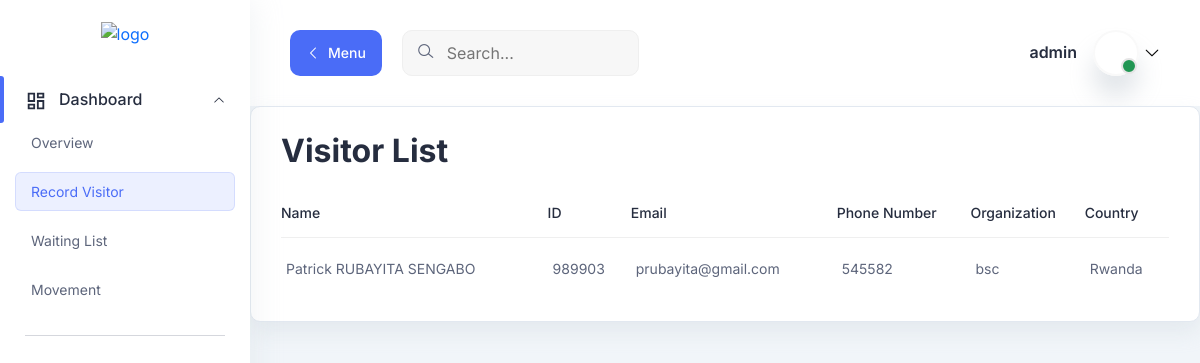
Screenshot of /visitor-list/ (signed in) with the database file from the repository.
### records/models.py (models this page shows, shortened)
class WaitingList(models.Model):
    id_passport_nbr = models.CharField(max_length=100, primary_key=True)
    first_name = models.CharField(max_length=100)
    surname = models.CharField(max_length=100)
    organization = models.CharField(max_length=100)
    position = models.CharField(max_length=100)
    country_of_origin = models.CharField(max_length=100)
    email = models.EmailField()
    address = models.CharField(max_length=200)
    mobile_phone = models.CharField(max_length=20)

### records/decorators.py (the view)
    def wrapper(request, *args, **kwargs):
        if not request.user.is_authenticated:
            return redirect('records:login')  # Redirect to login page if user is not authenticated
        return view_func(request, *args, **kwargs)

### records/views.py (called while the page is built)
@login_required
def visitor_list(request):
    waitinglist=WaitingList.objects.all().values()
    template = loader.get_template('records/visitor_list.html')
    context = {'waitinglist': waitinglist }
    return HttpResponse(template.render(context, request))

### records/templates/records/visitor_list.html (shortened to what this page needs)
{% extends "base.html" %}
{% load static %}
{% block content %}
<main class="main-wrapper">
<header class="header">
    <div class="container-fluid">
      <div class="row">
        <div class="col-lg-5 col-md-5 col-6">
          <div class="header-left d-flex align-items-center">
            <div class="menu-toggle-btn mr-20">
              <button
                id="menu-toggle"
                class="main-btn primary-btn btn-hover"
              >
                <i class="lni lni-chevron-left me-2"></i> Menu
              </button>
            </div>
            <div class="header-search d-none d-md-flex">
              <form action="#">
                <input type="text" placeholder="Search..." />
                <button><i class="lni lni-search-alt"></i></button>
              </form>
            </div>
          </div>
        </div>
        <div class="col-lg-7 col-md-7 col-6">
          <div class="header-right">
            <div class="profile-box ml-15">
              <button
                class="dropdown-toggle bg-transparent border-0"
                type="button"
                id="profile"
                data-bs-toggle="dropdown"
                aria-expanded="false"
              >
                <div class="profile-info">
                  <div class="info">
                    {% if user.is_authenticated %}
                    <h6>{{ user.username }}</h6>
                    {% endif %}
                    <div class="image">
                      <span class="status"></span>
                    </div>
                  </div>
                </div>
                <i class="lni lni-chevron-down"></i>
              </button>
            </div>
          </div>
        </div>
      </div>
    </div>
  </header>
<section class="table-components">
        <div class="tables-wrapper">
        <div class="row">
            <div class="col-lg-12">
            <div class="card-style mb-30">
                <h1 class="mb-10">Visitor List</h1>
                <div class="table-wrapper table-responsive">
                <table class="table">
                    <thead>
                    <tr>
                        <th><h6>Name</h6></th>
                        <th><h6>ID</h6></th>
                        <th><h6>Email</h6></th>
                        <th><h6>Phone Number</h6></th>
                        <th><h6>Organization</h6></th>
                        <th><h6>Country</h6></th>
                    </tr>
                    </thead>
                    <tbody>
                    {% for visitor in waitinglist %}
                    <tr>
                        <td class="min-width">
                          <p><a href="#" class="open-form-popup" data-visitor-id="{{ visitor.id_passport_nbr }}">{{ visitor.first_name }} {{ visitor.surname }}</a></p>                        </td>
                        <td class="min-width">
                            <p>{{ visitor.id_passport_nbr }}</p>
                        </td>
                        <td class="min-width">
                        <p>{{ visitor.email }}</p>
                        </td>
                        <td class="min-width">
                        <p>{{ visitor.mobile_phone }}</p>
                        </td>
                        <td class="min-width">
                            <p>{{ visitor.organization }}</p>
                        </td>
                        <td class="min-width">
                          <p>{{ visitor.country_of_origin }}</p>
                      </td>
                    </tr>
                    {% endfor %}
                    </tbody>
                </table>
                </div>
            </div>
            </div>
    </div>
    </div>
</section>
</main>
{% endblock content %}

### static/assets/css/fullcalendar.css (style rules this page uses)
:root { --fc-daygrid-event-dot-width:8px;--fc-list-event-dot-width:10px;--fc-list-event-hover-bg-color:#f5f5f5 }

### rows the page displays
WaitingList: first_name "Patrick", surname "RUBAYITA SENGABO", id_passport_nbr "989903", email "prubayita@gmail.com", mobile_phone "545582", organization "bsc", country_of_origin "Rwanda"

### other values shown
{{ user.username }} "admin"
